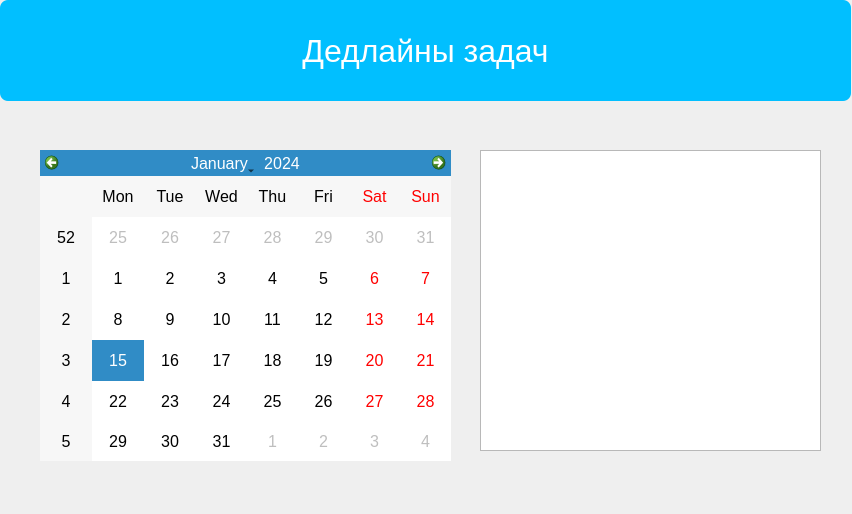
<?xml version="1.0" encoding="UTF-8"?>
<ui version="4.0">
 <class>Form</class>
 <widget class="QWidget" name="Form">
  <property name="geometry">
   <rect>
    <x>0</x>
    <y>0</y>
    <width>852</width>
    <height>514</height>
   </rect>
  </property>
  <property name="windowTitle">
   <string>Form</string>
  </property>
  <widget class="QCalendarWidget" name="calendarWidget">
   <property name="geometry">
    <rect>
     <x>40</x>
     <y>150</y>
     <width>411</width>
     <height>311</height>
    </rect>
   </property>
   <property name="styleSheet">
    <string notr="true">font:12pt;</string>
   </property>
  </widget>
  <widget class="QListWidget" name="tasksListWidget">
   <property name="geometry">
    <rect>
     <x>480</x>
     <y>150</y>
     <width>341</width>
     <height>301</height>
    </rect>
   </property>
   <property name="styleSheet">
    <string notr="true">font:12pt;</string>
   </property>
  </widget>
  <widget class="QLabel" name="label">
   <property name="geometry">
    <rect>
     <x>0</x>
     <y>0</y>
     <width>851</width>
     <height>101</height>
    </rect>
   </property>
   <property name="styleSheet">
    <string notr="true">font-size : 24pt;
background : #01BFFF;
color:white;
border-radius:8px;</string>
   </property>
   <property name="text">
    <string>Дедлайны задач</string>
   </property>
   <property name="alignment">
    <set>Qt::AlignCenter</set>
   </property>
  </widget>
 </widget>
 <resources/>
 <connections/>
</ui>
